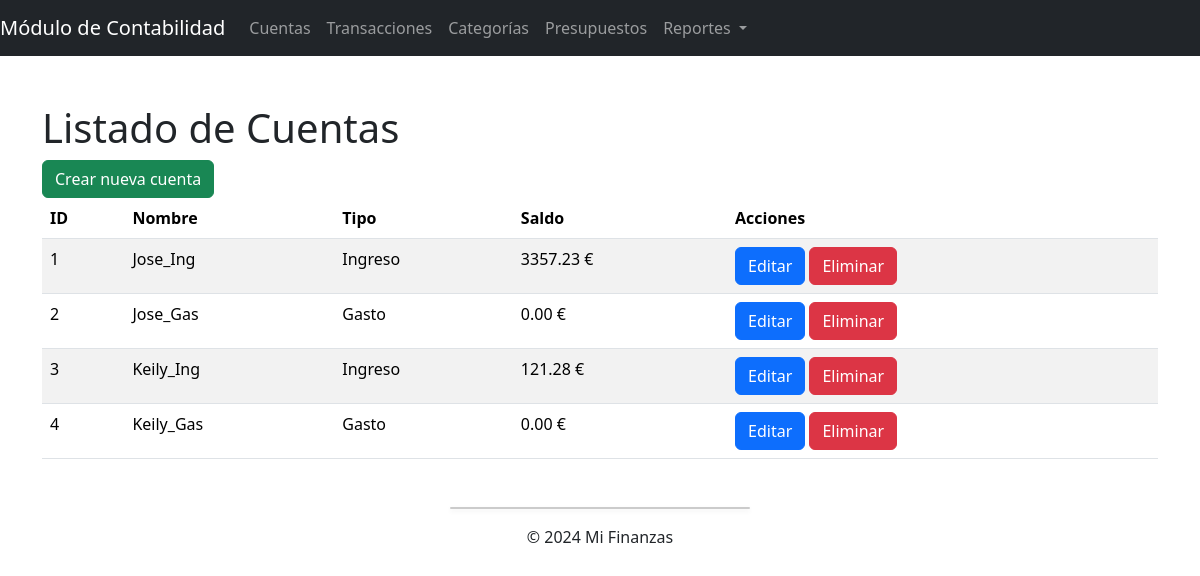
The page /cuentas/ on the database its author committed.
### contabilidad/models.py (models this page shows, shortened)
class Cuenta(models.Model):
    id = models.AutoField(primary_key=True)
    nombre = models.CharField(max_length=255)
    tipo = models.CharField(max_length=20, choices=(('activo', 'Activo'), ('pasivo', 'Pasivo'), ('patrimonio neto', 'Patrimonio Neto'), ('ingreso', 'Ingreso'), ('gasto', 'Gasto')))
    saldo = models.DecimalField(max_digits=10, decimal_places=2)

### contabilidad/views.py (the view)
# urls.py: path('cuentas/', cuenta_listar, name='cuenta_listar'),
def cuenta_listar(request):
     cuentas = Cuenta.objects.all()
     context = {
         'cuentas': cuentas,
     }
     return render(request, 'contabilidad/cuentas/listar.html', context)

### contabilidad/templates/contabilidad/cuentas/listar.html (shortened to what this page needs)
{% extends 'base.html' %}
{% block content %}
<h1>Listado de Cuentas</h1>
<a href="{% url 'cuenta_crear' %}" class="btn btn-success">Crear nueva cuenta</a>
<table class="table table-striped table-hover">
  <thead>
    <tr>
      <th>ID</th>
      <th>Nombre</th>
      <th>Tipo</th>
      <th>Saldo</th>
      <th>Acciones</th>
    </tr>
  </thead>
  <tbody>
    {% for cuenta in cuentas %}
    <tr>
      <td>{{ cuenta.id }}</td>
      <td>{{ cuenta.nombre }}</td>
      <td>{{ cuenta.get_tipo_display }}</td>
      <td>{{ cuenta.saldo|floatformat:2 }} €</td>
      <td>
        <a href="{% url 'cuenta_editar' cuenta.id %}" class="btn btn-primary">Editar</a>
        <a href="{% url 'cuenta_eliminar' cuenta.id %}" class="btn btn-danger">Eliminar</a>
      </td>
    </tr>
    {% endfor %}
  </tbody>
</table>
{% endblock %}

### rows shown on the page
Cuenta: id "1", nombre "Jose_Ing", tipo "Ingreso", saldo "3357.23"
Cuenta: id "2", nombre "Jose_Gas", tipo "Gasto", saldo "0.00"
Cuenta: id "3", nombre "Keily_Ing", tipo "Ingreso", saldo "121.28"
Cuenta: id "4", nombre "Keily_Gas", tipo "Gasto", saldo "0.00"
